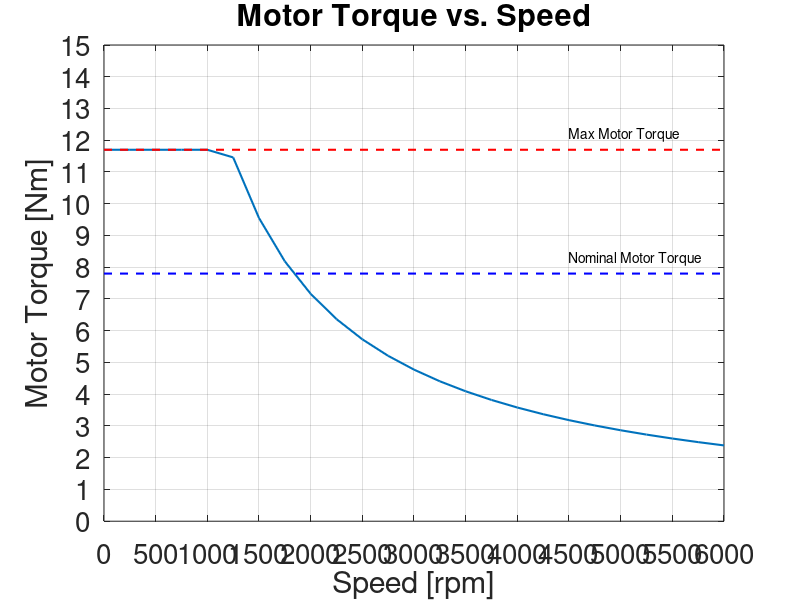

The MATLAB source for this figure:
clc 
clear all
%% Motor Profile
max_pow = 1500;         % Max Power [kW]
nom_tor = 7.80;         % Nominal Torque [N*m]
max_torque = 11.7;      % Maximum Torque [N*m]

rpm_ex = 0:250:6000;
rad_ex = rpm_ex.*((2*pi)/60);
T_ex = [min(max_torque,(1500/rad_ex(1))), min(max_torque,(1500/rad_ex(2))),min(max_torque,(1500/rad_ex(3))), ...
        min(max_torque,(1500/rad_ex(4))), min(max_torque,(1500/rad_ex(5))), min(max_torque,(1500/rad_ex(6))), ...
        min(max_torque,(1500/rad_ex(7))), min(max_torque,(1500/rad_ex(8))), min(max_torque,(1500/rad_ex(9))), ...
        min(max_torque,(1500/rad_ex(10))), min(max_torque,(1500/rad_ex(11))), min(max_torque,(1500/rad_ex(12))), ...
        min(max_torque,(1500/rad_ex(13))), min(max_torque,(1500/rad_ex(14))), min(max_torque,(1500/rad_ex(15))), ...
        min(max_torque,(1500/rad_ex(16))), min(max_torque,(1500/rad_ex(17))), min(max_torque,(1500/rad_ex(18))), ...
        min(max_torque,(1500/rad_ex(19))), min(max_torque,(1500/rad_ex(20))), min(max_torque,(1500/rad_ex(21))), ...
        min(max_torque,(1500/rad_ex(22))), min(max_torque,(1500/rad_ex(23))), min(max_torque,(1500/rad_ex(24))), ...
        min(max_torque,(1500/rad_ex(25)))];

    
%% Plotting Graphs    
figure(1)
plot(rpm_ex,T_ex,'-','LineWidth',1.5)
grid on
xlabel('Speed [rpm]')
ylabel('Motor Torque [Nm]')
title('Motor Torque vs. Speed')
ylim([0 15])
xlim([0 6000])
yticks([0 1 2 3 4 5 6 7 8 9 10 11 12 13 14 15 16 17 18 19 20])
yticklabels({'0','1','2','3','4','5','6','7','8','9','10','11','12','13','14','15','16','17','18','19','20'})
xticks([0 500 1000 1500 2000 2500 3000 3500 4000 4500 5000 5500 6000])
xticklabels({'0','500','1000','1500','2000','2500','3000','3500','4000','4500','5000','5500','6000'})
set(gca,'FontSize',20)
hold on
x1=0;
x2=7000;
y1=11.7;
y2=7.8;
plot([x1, x2], [y1, y1], 'r--','LineWidth',1.5)
plot([x1, x2], [y2, y2], 'b--','LineWidth',1.5)
text(4500,8.3,'Nominal Motor Torque')
text(4500,12.2,'Max Motor Torque')
%legend('Motor Torque Profile','Maximum Motor Torque','Nominal Motor Torque')


